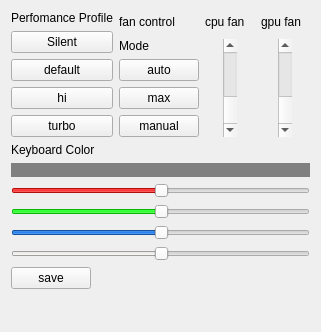
<?xml version="1.0" encoding="UTF-8"?>
<ui version="4.0">
 <class>Widget</class>
 <widget class="QWidget" name="Widget">
  <property name="enabled">
   <bool>true</bool>
  </property>
  <property name="geometry">
   <rect>
    <x>0</x>
    <y>0</y>
    <width>321</width>
    <height>332</height>
   </rect>
  </property>
  <property name="windowTitle">
   <string>300se control</string>
  </property>
  <layout class="QFormLayout" name="formLayout">
   <item row="0" column="0">
    <layout class="QVBoxLayout" name="verticalLayout_4">
     <item alignment="Qt::AlignHCenter">
      <widget class="QLabel" name="label">
       <property name="text">
        <string>Perfomance Profile</string>
       </property>
      </widget>
     </item>
     <item>
      <widget class="QPushButton" name="mode_silent">
       <property name="text">
        <string>Silent</string>
       </property>
      </widget>
     </item>
     <item>
      <widget class="QPushButton" name="mode_default">
       <property name="text">
        <string>default</string>
       </property>
      </widget>
     </item>
     <item>
      <widget class="QPushButton" name="mode_power">
       <property name="text">
        <string>hi</string>
       </property>
      </widget>
     </item>
     <item>
      <widget class="QPushButton" name="mode_turbo">
       <property name="text">
        <string>turbo</string>
       </property>
      </widget>
     </item>
    </layout>
   </item>
   <item row="0" column="1">
    <layout class="QGridLayout" name="gridLayout">
     <item row="0" column="0">
      <widget class="QLabel" name="label_3">
       <property name="text">
        <string>fan control</string>
       </property>
      </widget>
     </item>
     <item row="0" column="2">
      <widget class="QLabel" name="label_cpu_fan">
       <property name="maximumSize">
        <size>
         <width>16777215</width>
         <height>32</height>
        </size>
       </property>
       <property name="text">
        <string>cpu fan</string>
       </property>
      </widget>
     </item>
     <item row="3" column="0">
      <layout class="QVBoxLayout" name="verticalLayout_3">
       <item>
        <widget class="QLabel" name="label_mode">
         <property name="maximumSize">
          <size>
           <width>16777215</width>
           <height>16777215</height>
          </size>
         </property>
         <property name="text">
          <string>Mode</string>
         </property>
        </widget>
       </item>
       <item>
        <widget class="QPushButton" name="fan_auto">
         <property name="text">
          <string>auto</string>
         </property>
        </widget>
       </item>
       <item>
        <widget class="QPushButton" name="fan_max">
         <property name="text">
          <string>max</string>
         </property>
        </widget>
       </item>
       <item>
        <widget class="QPushButton" name="fan_user">
         <property name="text">
          <string>manual</string>
         </property>
        </widget>
       </item>
      </layout>
     </item>
     <item row="3" column="3" alignment="Qt::AlignHCenter">
      <widget class="QScrollBar" name="gpu_fan">
       <property name="orientation">
        <enum>Qt::Vertical</enum>
       </property>
       <property name="invertedAppearance">
        <bool>true</bool>
       </property>
      </widget>
     </item>
     <item row="3" column="2" alignment="Qt::AlignHCenter">
      <widget class="QScrollBar" name="cpu_fan">
       <property name="orientation">
        <enum>Qt::Vertical</enum>
       </property>
       <property name="invertedAppearance">
        <bool>true</bool>
       </property>
       <property name="invertedControls">
        <bool>true</bool>
       </property>
      </widget>
     </item>
     <item row="0" column="3">
      <widget class="QLabel" name="label_gpu_fan">
       <property name="text">
        <string>gpu fan</string>
       </property>
      </widget>
     </item>
    </layout>
   </item>
   <item row="1" column="0" colspan="2">
    <layout class="QVBoxLayout" name="verticalLayout">
     <item>
      <widget class="QLabel" name="label_2">
       <property name="text">
        <string>Keyboard Color</string>
       </property>
      </widget>
     </item>
     <item>
      <widget class="QLabel" name="rgb_label">
       <property name="maximumSize">
        <size>
         <width>16777215</width>
         <height>32</height>
        </size>
       </property>
       <property name="styleSheet">
        <string notr="true">background-color: rgb(128, 128, 128);</string>
       </property>
       <property name="text">
        <string notr="true"/>
       </property>
      </widget>
     </item>
     <item>
      <widget class="QSlider" name="slider_red">
       <property name="tabletTracking">
        <bool>false</bool>
       </property>
       <property name="autoFillBackground">
        <bool>true</bool>
       </property>
       <property name="styleSheet">
        <string notr="true">selection-background-color: rgb(250, 20, 20);</string>
       </property>
       <property name="maximum">
        <number>255</number>
       </property>
       <property name="singleStep">
        <number>16</number>
       </property>
       <property name="value">
        <number>128</number>
       </property>
       <property name="orientation">
        <enum>Qt::Horizontal</enum>
       </property>
      </widget>
     </item>
     <item>
      <widget class="QSlider" name="slider_green">
       <property name="styleSheet">
        <string notr="true">selection-background-color: rgb(10,255, 10);</string>
       </property>
       <property name="maximum">
        <number>255</number>
       </property>
       <property name="singleStep">
        <number>16</number>
       </property>
       <property name="value">
        <number>128</number>
       </property>
       <property name="orientation">
        <enum>Qt::Horizontal</enum>
       </property>
      </widget>
     </item>
     <item>
      <widget class="QSlider" name="slider_blue">
       <property name="styleSheet">
        <string notr="true">selection-background-color: rgb(28, 113, 216);</string>
       </property>
       <property name="maximum">
        <number>255</number>
       </property>
       <property name="singleStep">
        <number>16</number>
       </property>
       <property name="value">
        <number>128</number>
       </property>
       <property name="orientation">
        <enum>Qt::Horizontal</enum>
       </property>
      </widget>
     </item>
     <item>
      <widget class="QSlider" name="slider_brightness">
       <property name="styleSheet">
        <string notr="true">selection-background-color: rgb(222, 221, 218);</string>
       </property>
       <property name="singleStep">
        <number>10</number>
       </property>
       <property name="value">
        <number>50</number>
       </property>
       <property name="orientation">
        <enum>Qt::Horizontal</enum>
       </property>
      </widget>
     </item>
    </layout>
   </item>
   <item row="2" column="0">
    <widget class="QPushButton" name="button_save">
     <property name="text">
      <string>save</string>
     </property>
    </widget>
   </item>
  </layout>
 </widget>
 <resources/>
 <connections/>
</ui>
